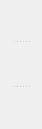
           <widget class="QSplitter" name="splitter_3">
            <property name="orientation">
             <enum>Qt::Vertical</enum>
            </property>
            <widget class="QPushButton" name="upLeft_11">
             <property name="minimumSize">
              <size>
               <width>42</width>
               <height>40</height>
              </size>
             </property>
             <property name="maximumSize">
              <size>
               <width>47</width>
               <height>40</height>
              </size>
             </property>
             <property name="acceptDrops">
              <bool>false</bool>
             </property>
             <property name="autoFillBackground">
              <bool>false</bool>
             </property>
             <property name="styleSheet">
              <string notr="true">#upLeft_11 {
background-color: transparent;
border-image: url(:/Iconos/UpperRightOff.png);
background: none;
border: none;
background-repeat: none;
}
#upLeft_11:pressed
{
   border-image: url(:/Iconos/UpperRight.png);
}</string>
             </property>
             <property name="text">
              <string/>
             </property>
             <property name="flat">
              <bool>false</bool>
             </property>
            </widget>
            <widget class="QPushButton" name="upLeft_10">
             <property name="minimumSize">
              <size>
               <width>42</width>
               <height>41</height>
              </size>
             </property>
             <property name="maximumSize">
              <size>
               <width>47</width>
               <height>41</height>
              </size>
             </property>
             <property name="acceptDrops">
              <bool>false</bool>
             </property>
             <property name="autoFillBackground">
              <bool>false</bool>
             </property>
             <property name="styleSheet">
              <string notr="true">#upLeft_10 {
background-color: transparent;
border-image: url(:/Iconos/Derecha_off.png);
background: none;
border: none;
background-repeat: none;
}
#upLeft_10:pressed
{
   border-image: url(:/Iconos/Derecha_on.png);
}</string>
             </property>
             <property name="text">
              <string/>
             </property>
             <property name="flat">
              <bool>false</bool>
             </property>
            </widget>
            <widget class="QPushButton" name="upLeft_8">
             <property name="minimumSize">
              <size>
               <width>42</width>
               <height>40</height>
              </size>
             </property>
             <property name="maximumSize">
              <size>
               <width>47</width>
               <height>40</height>
              </size>
             </property>
             <property name="acceptDrops">
              <bool>false</bool>
             </property>
             <property name="autoFillBackground">
              <bool>false</bool>
             </property>
             <property name="styleSheet">
              <string notr="true">#upLeft_8 {
background-color: transparent;
border-image: url(:/Iconos/LowerRightOff.png);
background: none;
border: none;
background-repeat: none;
}
#upLeft_8:pressed
{
   border-image: url(:/Iconos/LowerRight.png);
}</string>
             </property>
             <property name="text">
              <string/>
             </property>
             <property name="flat">
              <bool>false</bool>
             </property>
            </widget>
           </widget>
